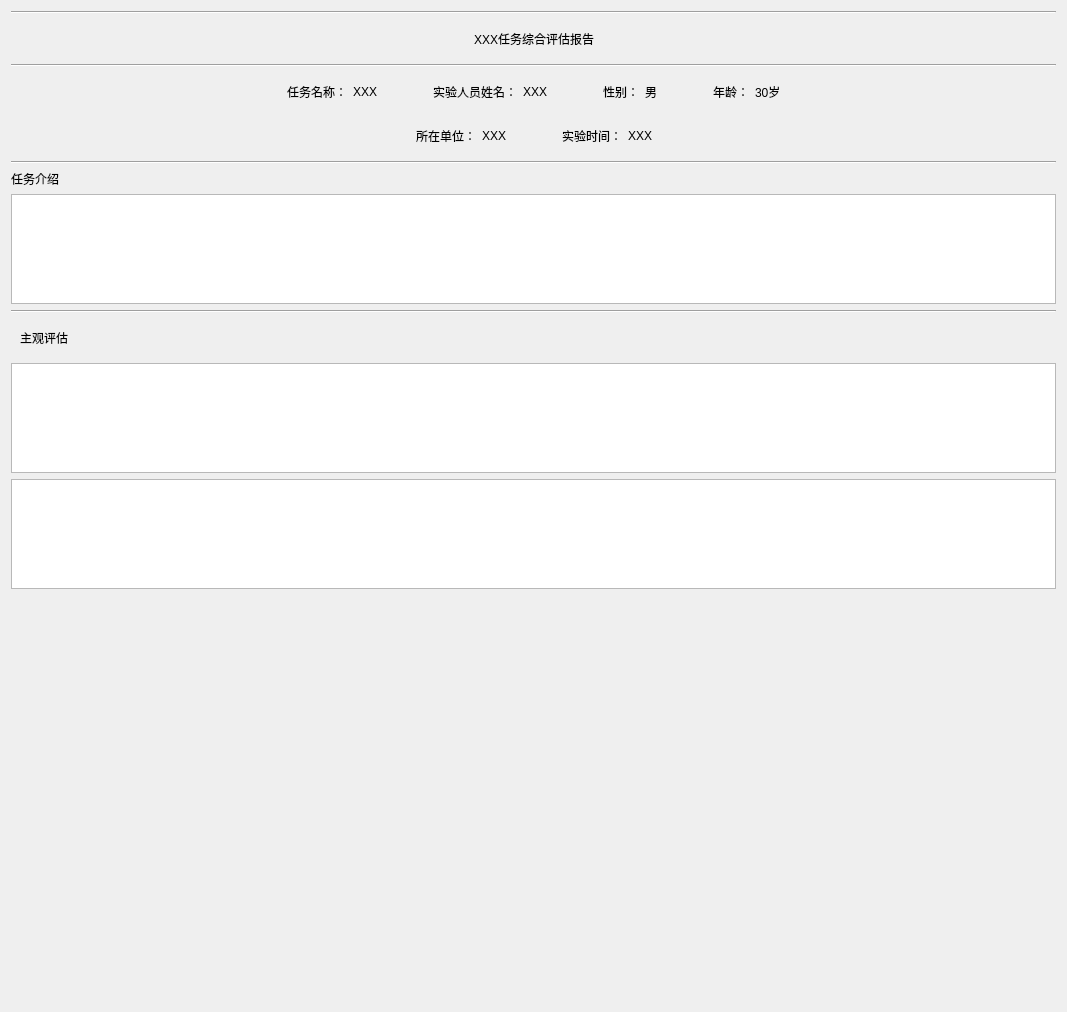
            <widget class="QWidget" name="scrollAreaContent">
             <property name="geometry">
              <rect>
               <x>0</x>
               <y>0</y>
               <width>1067</width>
               <height>1012</height>
              </rect>
             </property>
             <layout class="QVBoxLayout" name="verticalLayout_17">
              <item>
               <widget class="Line" name="line_3">
                <property name="orientation">
                 <enum>Qt::Orientation::Horizontal</enum>
                </property>
               </widget>
              </item>
              <item>
               <widget class="QWidget" name="widget_24" native="true">
                <layout class="QHBoxLayout" name="horizontalLayout_17">
                 <item>
                  <spacer name="horizontalSpacer_19">
                   <property name="orientation">
                    <enum>Qt::Orientation::Horizontal</enum>
                   </property>
                   <property name="sizeHint" stdset="0">
                    <size>
                     <width>448</width>
                     <height>20</height>
                    </size>
                   </property>
                  </spacer>
                 </item>
                 <item>
                  <widget class="QLabel" name="label_27">
                   <property name="text">
                    <string>XXX任务综合评估报告</string>
                   </property>
                  </widget>
                 </item>
                 <item>
                  <spacer name="horizontalSpacer_20">
                   <property name="orientation">
                    <enum>Qt::Orientation::Horizontal</enum>
                   </property>
                   <property name="sizeHint" stdset="0">
                    <size>
                     <width>447</width>
                     <height>20</height>
                    </size>
                   </property>
                  </spacer>
                 </item>
                </layout>
               </widget>
              </item>
              <item>
               <widget class="Line" name="line">
                <property name="orientation">
                 <enum>Qt::Orientation::Horizontal</enum>
                </property>
               </widget>
              </item>
              <item>
               <widget class="QWidget" name="widget_20" native="true">
                <layout class="QHBoxLayout" name="horizontalLayout_18">
                 <item>
                  <spacer name="horizontalSpacer_26">
                   <property name="orientation">
                    <enum>Qt::Orientation::Horizontal</enum>
                   </property>
                   <property name="sizeHint" stdset="0">
                    <size>
                     <width>247</width>
                     <height>20</height>
                    </size>
                   </property>
                  </spacer>
                 </item>
                 <item>
                  <widget class="QLabel" name="label_28">
                   <property name="text">
                    <string>任务名称：</string>
                   </property>
                  </widget>
                 </item>
                 <item>
                  <widget class="QLabel" name="label_29">
                   <property name="text">
                    <string>XXX</string>
                   </property>
                  </widget>
                 </item>
                 <item>
                  <spacer name="horizontalSpacer_28">
                   <property name="orientation">
                    <enum>Qt::Orientation::Horizontal</enum>
                   </property>
                   <property name="sizeType">
                    <enum>QSizePolicy::Policy::Fixed</enum>
                   </property>
                   <property name="sizeHint" stdset="0">
                    <size>
                     <width>50</width>
                     <height>20</height>
                    </size>
                   </property>
                  </spacer>
                 </item>
                 <item>
                  <widget class="QLabel" name="label_31">
                   <property name="text">
                    <string>实验人员姓名：</string>
                   </property>
                  </widget>
                 </item>
                 <item>
                  <widget class="QLabel" name="label_30">
                   <property name="text">
                    <string>XXX</string>
                   </property>
                  </widget>
                 </item>
                 <item>
                  <spacer name="horizontalSpacer_32">
                   <property name="orientation">
                    <enum>Qt::Orientation::Horizontal</enum>
                   </property>
                   <property name="sizeType">
                    <enum>QSizePolicy::Policy::Fixed</enum>
                   </property>
                   <property name="sizeHint" stdset="0">
                    <size>
                     <width>50</width>
                     <height>20</height>
                    </size>
                   </property>
                  </spacer>
                 </item>
                 <item>
                  <widget class="QLabel" name="label_32">
                   <property name="text">
                    <string>性别：</string>
                   </property>
                  </widget>
                 </item>
                 <item>
                  <widget class="QLabel" name="label_33">
                   <property name="text">
                    <string>男</string>
                   </property>
                  </widget>
                 </item>
                 <item>
                  <spacer name="horizontalSpacer_33">
                   <property name="orientation">
                    <enum>Qt::Orientation::Horizontal</enum>
                   </property>
                   <property name="sizeType">
                    <enum>QSizePolicy::Policy::Fixed</enum>
                   </property>
                   <property name="sizeHint" stdset="0">
                    <size>
                     <width>50</width>
                     <height>20</height>
                    </size>
                   </property>
                  </spacer>
                 </item>
                 <item>
                  <widget class="QLabel" name="label_34">
                   <property name="text">
                    <string>年龄：</string>
                   </property>
                  </widget>
                 </item>
                 <item>
                  <widget class="QLabel" name="label_35">
                   <property name="text">
                    <string>30岁</string>
                   </property>
                  </widget>
                 </item>
                 <item>
                  <spacer name="horizontalSpacer_27">
                   <property name="orientation">
                    <enum>Qt::Orientation::Horizontal</enum>
                   </property>
                   <property name="sizeHint" stdset="0">
                    <size>
                     <width>247</width>
                     <height>20</height>
                    </size>
                   </property>
                  </spacer>
                 </item>
                </layout>
               </widget>
              </item>
              <item>
               <widget class="QWidget" name="widget_21" native="true">
                <layout class="QHBoxLayout" name="horizontalLayout_19">
                 <item>
                  <spacer name="horizontalSpacer_34">
                   <property name="orientation">
                    <enum>Qt::Orientation::Horizontal</enum>
                   </property>
                   <property name="sizeHint" stdset="0">
                    <size>
                     <width>380</width>
                     <height>20</height>
                    </size>
                   </property>
                  </spacer>
                 </item>
                 <item>
                  <widget class="QLabel" name="label_36">
                   <property name="text">
                    <string>所在单位：</string>
                   </property>
                  </widget>
                 </item>
                 <item>
                  <widget class="QLabel" name="label_37">
                   <property name="text">
                    <string>XXX</string>
                   </property>
                  </widget>
                 </item>
                 <item>
                  <spacer name="horizontalSpacer_36">
                   <property name="orientation">
                    <enum>Qt::Orientation::Horizontal</enum>
                   </property>
                   <property name="sizeType">
                    <enum>QSizePolicy::Policy::Fixed</enum>
                   </property>
                   <property name="sizeHint" stdset="0">
                    <size>
                     <width>50</width>
                     <height>20</height>
                    </size>
                   </property>
                  </spacer>
                 </item>
                 <item>
                  <widget class="QLabel" name="label_47">
                   <property name="text">
                    <string>实验时间：</string>
                   </property>
                  </widget>
                 </item>
                 <item>
                  <widget class="QLabel" name="label_46">
                   <property name="text">
                    <string>XXX</string>
                   </property>
                  </widget>
                 </item>
                 <item>
                  <spacer name="horizontalSpacer_35">
                   <property name="orientation">
                    <enum>Qt::Orientation::Horizontal</enum>
                   </property>
                   <property name="sizeHint" stdset="0">
                    <size>
                     <width>380</width>
                     <height>20</height>
                    </size>
                   </property>
                  </spacer>
                 </item>
                </layout>
               </widget>
              </item>
              <item>
               <widget class="Line" name="line_4">
                <property name="orientation">
                 <enum>Qt::Orientation::Horizontal</enum>
                </property>
               </widget>
              </item>
              <item>
               <widget class="QLabel" name="label_99">
                <property name="text">
                 <string>任务介绍</string>
                </property>
               </widget>
              </item>
              <item>
               <widget class="QTextEdit" name="textEdit">
                <property name="minimumSize">
                 <size>
                  <width>0</width>
                  <height>100</height>
                 </size>
                </property>
               </widget>
              </item>
              <item>
               <widget class="Line" name="line_5">
                <property name="orientation">
                 <enum>Qt::Orientation::Horizontal</enum>
                </property>
               </widget>
              </item>
              <item>
               <widget class="QWidget" name="widget_47" native="true">
                <layout class="QHBoxLayout" name="horizontalLayout_44">
                 <item>
                  <widget class="QLabel" name="label_100">
                   <property name="text">
                    <string>主观评估</string>
                   </property>
                  </widget>
                 </item>
                 <item>
                  <spacer name="horizontalSpacer_76">
                   <property name="orientation">
                    <enum>Qt::Orientation::Horizontal</enum>
                   </property>
                   <property name="sizeHint" stdset="0">
                    <size>
                     <width>906</width>
                     <height>20</height>
                    </size>
                   </property>
                  </spacer>
                 </item>
                </layout>
               </widget>
              </item>
              <item>
               <widget class="QTextEdit" name="textEdit_2">
                <property name="minimumSize">
                 <size>
                  <width>0</width>
                  <height>100</height>
                 </size>
                </property>
               </widget>
              </item>
              <item>
               <widget class="QTableWidget" name="tableWidget_11">
                <property name="minimumSize">
                 <size>
                  <width>0</width>
                  <height>100</height>
                 </size>
                </property>
               </widget>
              </item>
              <item>
               <widget class="QWidget" name="widget_25" native="true">
                <property name="minimumSize">
                 <size>
                  <width>0</width>
                  <height>200</height>
                 </size>
                </property>
               </widget>
              </item>
              <item>
               <widget class="QWidget" name="widget_27" native="true">
                <property name="minimumSize">
                 <size>
                  <width>0</width>
                  <height>200</height>
                 </size>
                </property>
               </widget>
              </item>
             </layout>
            </widget>
